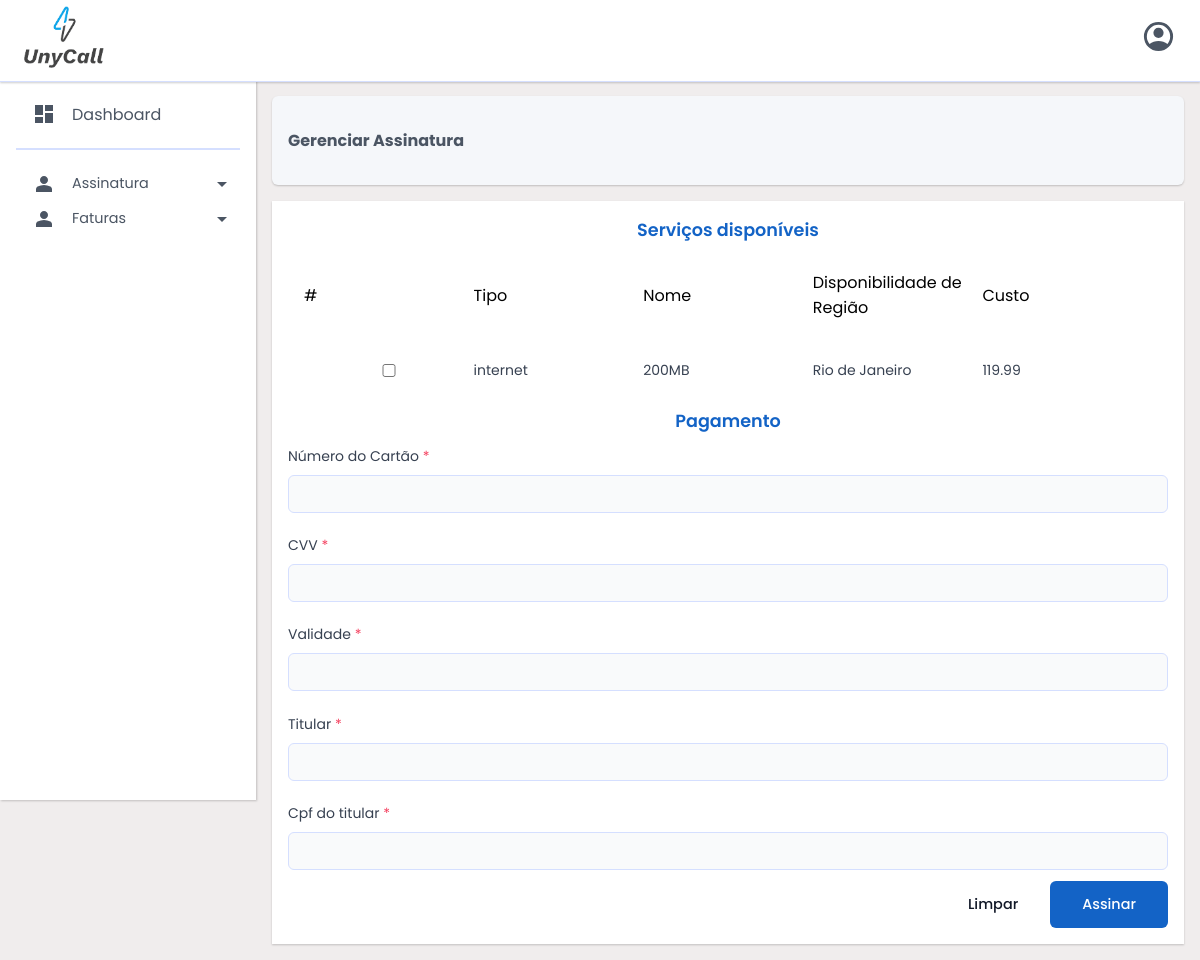
The app's page /php/cliente/assinatura/gerenciar.php?id=66 with its own data.
### tables this page shows
CREATE TABLE IF NOT EXISTS `servicos` (
  `id` int(11) NOT NULL AUTO_INCREMENT,
  `tipo` varchar(255) NOT NULL,
  `nome` varchar(255) NOT NULL,
  `disp_regiao` varchar(255) NOT NULL,
  `custo` float DEFAULT NULL,
  PRIMARY KEY (`id`)
);

### php/autoload.php (called while the page is built, shortened)
<?php
spl_autoload_register(function ($classe) {
    $caminho = 'classes/' . $classe . '.php';
});

### php/classes/Gerenciador.php (called while the page is built, shortened)
<?php
require_once('Servico.php');
require_once('GerenciadorMySql.php');
class Gerenciador
{
    private $GerenciadorMySql;
    public function __construct($pdo)
    {
        $this->GerenciadorMySql = new GerenciadorMySql($pdo);
    }
    public function servicosDisponiveis()
    {
        return $this->GerenciadorMySql->consultarServicos();
    }
}

### php/classes/GerenciadorMySql.php (called while the page is built)
<?php
require_once(__DIR__ . '../../config/config_db.php');
require_once('Gerenciador.php');
class GerenciadorMySql
{
    private $pdo;
    public function __construct(PDO $driver)
    {
        $this->pdo = $driver;
    }
    public function consultarServicos()
    {
        $array = [];
        $sql = $this->pdo->query("SELECT * FROM servicos");
        if ($sql->rowCount() > 0) {
            $dados = $sql->fetchAll(PDO::FETCH_ASSOC);
            foreach ($dados as $item) {
                $servico = new Servico();
                $servico->setarServicoId($item['id']);
                $servico->setarServicoTipo($item['tipo']);
                $servico->setarServicoNome($item['nome']);
                $servico->setarDispRegiao($item['disp_regiao']);
                $servico->setarServicoCusto($item['custo']);
                $array[] = $servico;
            }
        }
        return $array;
    }
}

### php/classes/Servico.php (called while the page is built)
<?php
class Servico
{
    private int $id;
    private string $tipo;
    private string $nome;
    private string $disp_regiao;
    private float $custo;
    public function setarServicoId(int $id)
    {
        $this->id = $id;
    }
    public function pegarServicoId(): int
    {
        return $this->id;
    }
    public function setarServicoTipo(string $tipo)
    {
        $this->tipo = $tipo;
    }
    public function pegarServicoTipo(): string
    {
        return $this->tipo;
    }
    public function setarServicoNome(string $nome)
    {
        $this->nome = $nome;
    }
    public function pegarServicoNome(): string
    {
        return $this->nome;
    }
    public function setarDispRegiao(string $disp_regiao)
    {
        $this->disp_regiao = $disp_regiao;
    }
    public function pegarDispRegiao(): string
    {
        return $this->disp_regiao;
    }
    public function setarServicoCusto(float $custo)
    {
        $this->custo = $custo;
    }
    public function pegarServicoCusto(): float
    {
        return $this->custo;
    }
}

### php/cliente/assinatura/gerenciar.php (the view, shortened to what this page needs)
<?php
require_once('../../config/config_db.php');
require_once('../../autoload.php');
$gerenciador = new Gerenciador($pdo);
$servicosDisponiveis = $gerenciador->servicosDisponiveis();
?>
<!DOCTYPE html>
<html lang="pt-BR">
<head>
    <link rel="stylesheet" href="/assets/css/css/style.css">
</head>
<body class="system">
    <?php require_once('../layout/includes/header.php'); ?>
    <div class="page-cliente">
        <?php require_once('../layout/includes/aside.php'); ?>
        <main class="page-cliente-signature">
            <div class="category-title">
                <h4>Gerenciar Assinatura</h4>
            </div>
            <div class="signature-content">
                <div class="form-content">
                    <form method="POST" action="../cadastro/cadastro_action.php" class="form">
                        <div class="form-container">
                            <div class="form-category">
                                <h2>Serviços disponíveis</h2>
                                <div class="form-group">
                                    <div class="signature-list-header">
                                        <div class="signature-list-header-item">
                                            #
                                        </div>
                                        <div class="signature-list-header-item">
                                            Tipo
                                        </div>
                                        <div class="signature-list-header-item">
                                            Nome
                                        </div>
                                        <div class="signature-list-header-item">
                                            Disponibilidade de Região
                                        </div>
                                        <div class="signature-list-header-item">
                                            Custo
                                        </div>
                                    </div>
                                    <div class="signature-list-content">
                                        <?php foreach ($servicosDisponiveis as $item) : ?>
                                            <label class="signature-list-options-content" for="<?= $item->pegarServicoId(); ?>">
                                                <input type="checkbox" name="<?= $item->pegarServicoId(); ?>" id="<?= $item->pegarServicoId(); ?>">
                                                <div class="signature-list-option-item">
                                                    <?= $item->pegarServicoTipo(); ?>
                                                </div>
                                                <div class="signature-list-option-item">
                                                    <?= $item->pegarServicoNome(); ?>
                                                </div>
                                                <div class="signature-list-option-item">
                                                    <?= $item->pegarDispRegiao(); ?>
                                                </div>
                                                <div class="signature-list-option-item">
                                                    <?= $item->pegarServicoCusto(); ?>
                                                </div>
                                            </label>
                                        <?php endforeach ?>
                                    </div>
                                </div>
                            </div>
                            <div class="form-category">
                                <h2>Pagamento</h2>
                                <div class="form-group">
                                    <label for="nome">Número do Cartão <span>*</span></label>
                                    <input type="text" name="nome" id="nome">
                                </div>
                                <div class="form-group">
                                    <label for="data-nascimento">CVV <span>*</span></label>
                                    <input type="text" name="nascimento" id="data-nascimento">
                                </div>
                                <div class="form-group">
                                    <label for="data-nascimento">Validade <span>*</span></label>
                                    <input type="text" name="nascimento" id="data-nascimento">
                                </div>
                                <div class="form-group">
                                    <label for="data-nascimento">Titular <span>*</span></label>
                                    <input type="text" name="nascimento" id="data-nascimento">
                                </div>
                                <div class="form-group">
                                    <label for="data-nascimento">Cpf do titular <span>*</span></label>
                                    <input type="text" name="nascimento" id="data-nascimento">
                                </div>
                            </div>
                        </div>
                        <div class="form-buttons">
                            <div class="form-actions">
                                <input type="reset" value="Limpar" id="limpar" class="btn secondary">
                                <input type="submit" value="Assinar" class="btn" id="cadastrar">
                            </div>
                        </div>
                    </form>
                </div>
            </div>
        </main>
    </div>
</body>
</html>

### assets/css/css/style.css (style rules this page uses)
* { padding:0;margin:0;box-sizing:border-box;font-family:"Poppins",sans-serif }
h1,h2,h3 { color:#1363c6 }
h2 { font-size:2.25rem;font-weight:600 }
.btn { background-color:#1363c6;padding:.8rem 2rem;font-weight:500;color:#fff;border:none;border-radius:.375rem;cursor:pointer;opacity:1;transition:.3s;text-decoration:none;display:flex;align-items:center;gap:5px;font-size:.9rem }
.btn.secondary { background-color:rgba(0,0,0,0);color:#111827 }
.form-content { padding:1rem;border-radius:.375rem;position:relative }
.form-content .form .form-group { display:flex;flex-direction:column;gap:.5rem;padding:.7rem 0 }
.form-content .form .form-group label { color:#374151;font-size:.875rem;font-weight:400 }
.form-content .form .form-group label span { color:#f43f5e }
.form-content .form .form-group input,.form-content .form .form-group select,.form-content .form .form-group textarea { width:100%;padding:.5rem;border-radius:.375rem;background:none;border:1px solid #d5dfff;background-color:#f9fafb }
.form-content .form .form-category h2 { font-size:1.1rem;text-align:center }
.form-content .form .form-buttons { display:flex;align-items:center;justify-content:space-between }
.form-content .form .form-buttons .form-actions { display:flex }
.system { background-color:#f0eded }
.system .page-cliente { display:flex;margin-top:5rem;position:relative }
.system .page-cliente .category-title { display:flex;justify-content:space-between;align-items:center;padding:2rem 1rem;color:#4b5563;background-color:#f5f7fa;margin-bottom:1rem;border-radius:.375rem;box-shadow:0 1px 2px rgba(0,0,0,.2) }
.system .page-cliente .category-title h4 { font-size:1rem }
.system .page-cliente .page-cliente-signature { padding:1rem;width:100%;margin-left:16rem }
.system .page-cliente .page-cliente-signature .signature-content { background:#fff;box-shadow:0 1px 2px rgba(0,0,0,.2) }
.system .page-cliente .page-cliente-signature .signature-content .signature-list-header { display:grid;grid-template-columns:1fr 1fr 1fr 1fr 1fr;align-items:center;padding:1rem }
.system .page-cliente .page-cliente-signature .signature-content .signature-list-content .signature-list-options-content { display:grid;grid-template-columns:1fr 1fr 1fr 1fr 1fr;align-items:center;transition:.3s;padding:1rem }
.system .page-cliente .page-cliente-signature .signature-content .signature-list-content .signature-list-options-content input[type=checkbox] { width:initial }
.system .page-cliente .page-cliente-signature .signature-content .form-content .form .form-buttons { justify-content:end }

### records on screen
servicos: tipo "internet", nome "200MB", disp_regiao "Rio de Janeiro", custo "119.99"
